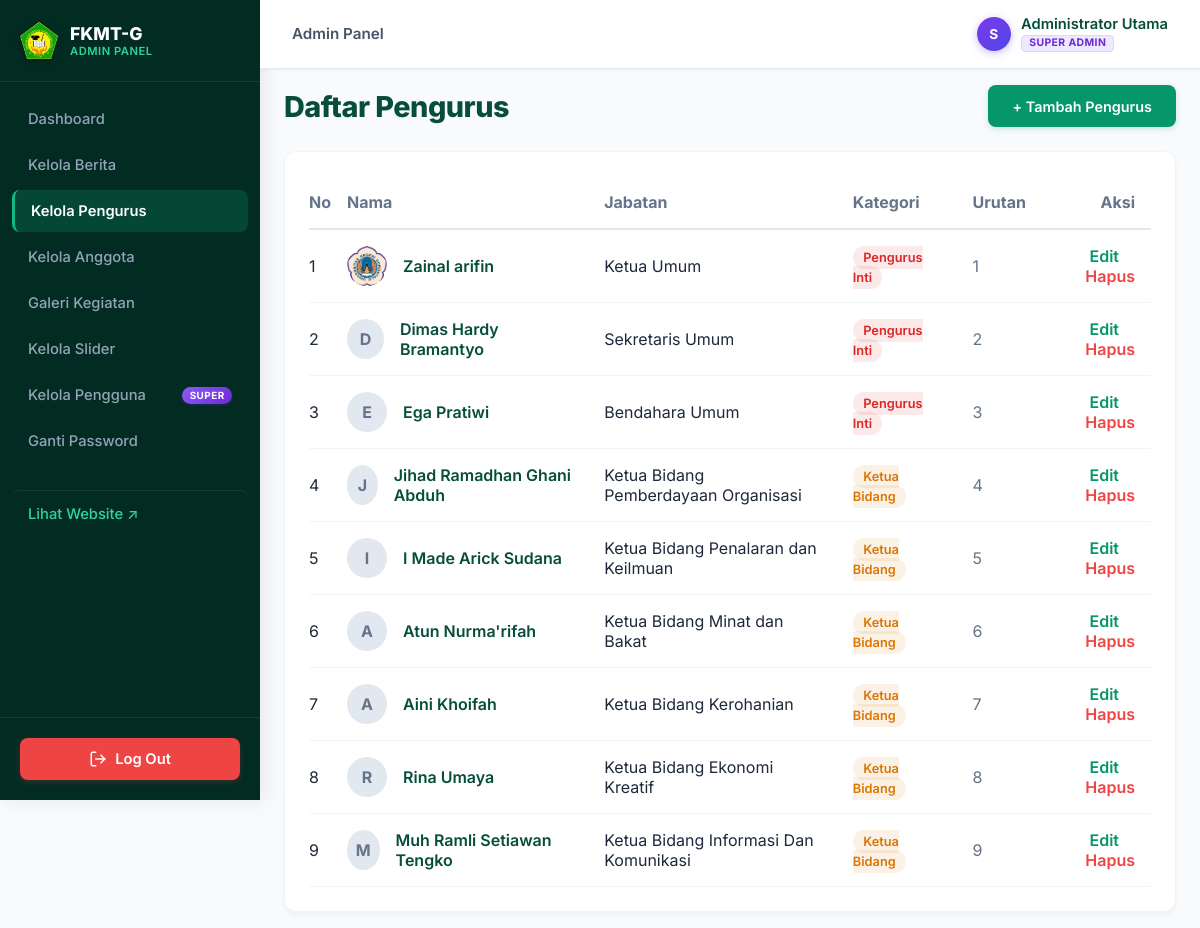
Page /admin/pengurus (signed in) on the committed database.
### tables this page shows
CREATE TABLE `pengurus` (
  `id` int(11) NOT NULL AUTO_INCREMENT,
  `nama` varchar(255) NOT NULL,
  `jabatan` varchar(150) NOT NULL,
  `deskripsi` text DEFAULT NULL,
  `foto` varchar(255) DEFAULT NULL,
  `urutan` int(11) DEFAULT 0,
  `kategori` enum('inti','harian','bidang') DEFAULT 'bidang',
  `created_at` timestamp NULL DEFAULT current_timestamp(),
  PRIMARY KEY (`id`)
);

### app/Controllers/AdminController.php (called while the page is built, shortened)
<?php
class AdminController {
    public function pengurus() {
        require_once __DIR__ . '/../../app/Models/Pengurus.php';
        $pengurusModel = new \app\Models\Pengurus();
        $semuaPengurus = $pengurusModel->readAll();
        require_once __DIR__ . '/../../views/admin/pengurus_index.php';
    }
}

### public/index.php (called while the page is built, shortened)
<?php
spl_autoload_register(function ($class) {
    $file = __DIR__ . '/../' . str_replace('\\', '/', $class) . '.php';
});
require_once __DIR__ . '/../routes/web.php';

### app/Config/Env.php (called while the page is built, shortened)
<?php
class Env {
    public static function load($path = null) {
        if ($path === null) {
            $path = dirname(__DIR__, 2) . '/.env';
        }
        if (!file_exists($path)) {
            return false;
        }
        return true;
    }
    public static function get($key, $default = null) {
        $value = getenv($key);
        if (is_string($value)) {
            $lower = strtolower($value);
            if ($lower === 'false') return false;
        }
        return $value;
    }
}

### app/Models/Pengurus.php (called while the page is built, shortened)
<?php
class Pengurus {
    private $conn;
    private $table_name = "pengurus";
    public function __construct() {
        $database = new Database();
        $this->conn = $database->getConnection();
    }
    public function readAll() {
        $query = "SELECT * FROM " . $this->table_name . " ORDER BY urutan ASC, created_at DESC";
        $stmt = $this->conn->prepare($query);
        $stmt->execute();
        return $stmt->fetchAll();
    }
}

### app/Config/Database.php (called while the page is built, shortened)
<?php
class Database {
    private $host;
    private $port;
    private $db_name;
    private $username;
    private $password;
    public $conn;
    public function __construct() {
        $this->host = Env::get('DB_HOST', '127.0.0.1');
        $this->port = Env::get('DB_PORT', '3306');
        $this->db_name = Env::get('DB_NAME', 'fkmtg_db');
        $this->username = Env::get('DB_USER', 'root');
        $this->password = Env::get('DB_PASS', '');
    }
    public function getConnection() {
        try {
            $dsn = "mysql:host=" . $this->host . ";port=" . $this->port . ";dbname=" . $this->db_name . ";charset=utf8mb4";
            $this->conn = new PDO($dsn, $this->username, $this->password);
            $this->conn->setAttribute(PDO::ATTR_ERRMODE, PDO::ERRMODE_EXCEPTION);
            $this->conn->setAttribute(PDO::ATTR_DEFAULT_FETCH_MODE, PDO::FETCH_ASSOC);
        } catch(PDOException $exception) {
            error_log('Koneksi database gagal: ' . $exception->getMessage());
            self::renderConnectionError($exception);
        }
        return $this->conn;
    }
}

### views/admin/pengurus_index.php (the view, shortened to what this page needs)
<div style="display: flex; justify-content: space-between; align-items: center; margin-bottom: 1.5rem;">
    <h1 class="page-title" style="margin-bottom:0;">Daftar Pengurus</h1>
    <a href="/admin/pengurus/tambah" class="btn-primary" style="padding: 0.8rem 1.5rem; font-size: 0.9rem;">+ Tambah Pengurus</a>
</div>
<div class="card">
    <table style="width: 100%; border-collapse: collapse; text-align: left;">
        <thead>
            <tr style="border-bottom: 2px solid #E2E8F0; color: #64748B;">
                <th style="padding: 1rem 0;">No</th>
                <th style="padding: 1rem;">Nama</th>
                <th style="padding: 1rem;">Jabatan</th>
                <th style="padding: 1rem;">Kategori</th>
                <th style="padding: 1rem;">Urutan</th>
                <th style="padding: 1rem; text-align: right;">Aksi</th>
            </tr>
        </thead>
        <tbody>
            <?php if(empty($semuaPengurus)): ?>
                <tr>
                    <td colspan="6" style="text-align:center; padding: 2rem;">Belum ada data pengurus.</td>
                </tr>
            <?php else: ?>
                <?php $no = 1; foreach($semuaPengurus as $p): ?>
                <tr style="border-bottom: 1px solid #F1F5F9;">
                    <td style="padding: 1rem 0;"><?= $no++ ?></td>
                    <td style="padding: 1rem;">
                        <div style="display: flex; align-items: center; gap: 1rem;">
                            <?php if(!empty($p['foto'])): ?>
                                <img src="/assets/images/pengurus/<?= htmlspecialchars($p['foto']) ?>" alt="Foto" style="width: 40px; height: 40px; object-fit: cover; border-radius: 50%;">
                            <?php else: ?>
                                <div style="width: 40px; height: 40px; background: #E2E8F0; border-radius: 50%; display: flex; align-items: center; justify-content: center; color: #64748B; font-weight: bold;">
                                    <?= strtoupper(substr($p['nama'], 0, 1)) ?>
                                </div>
                            <?php endif; ?>
                            <span style="font-weight: 600; color: #064E3B;"><?= htmlspecialchars($p['nama']) ?></span>
                        </div>
                    </td>
                    <td style="padding: 1rem;"><?= htmlspecialchars($p['jabatan']) ?></td>
                    <td style="padding: 1rem;">
                        <?php
                        $badgeBg = 'rgba(5,150,105,0.1)';
                        $badgeColor = '#059669';
                        $badgeLabel = 'Anggota Bidang';
                        if ($p['kategori'] === 'inti') {
                            $badgeBg = 'rgba(220,38,38,0.1)';
                            $badgeColor = '#DC2626';
                            $badgeLabel = 'Pengurus Inti';
                        } elseif ($p['kategori'] === 'harian') {
                            $badgeBg = 'rgba(217,119,6,0.1)';
                            $badgeColor = '#D97706';
                            $badgeLabel = 'Ketua Bidang';
                        }
                        ?>
                        <span style="background: <?= $badgeBg ?>; color: <?= $badgeColor ?>; padding: 0.25rem 0.65rem; border-radius: 50px; font-size: 0.8rem; font-weight: 600;">
                            <?= $badgeLabel ?>
                        </span>
                    </td>
                    <td style="padding: 1rem; color: #64748B;"><?= $p['urutan'] ?></td>
                    <td style="padding: 1rem; text-align: right;">
                        <a href="/admin/pengurus/edit/<?= $p['id'] ?>" style="color: #059669; text-decoration: none; margin-right: 1rem; font-weight:600;">Edit</a>
                        <a href="/admin/pengurus/hapus/<?= $p['id'] ?>" class="btn-delete" style="color: #EF4444; text-decoration: none; font-weight:600;">Hapus</a>
                    </td>
                </tr>
                <?php endforeach; ?>
            <?php endif; ?>
        </tbody>
    </table>
</div>
<?php require_once __DIR__ . '/../layouts/master_admin.php'; ?>

### public/assets/css/admin.css (style rules this page uses)
:root { --primary: #059669; --primary-dark: #047857; --dark: #064E3B; --light: #F8FAFC; --sidebar: #022C22; --text-muted: #64748B; --border-color: #E2E8F0; }
* { margin: 0; padding: 0; box-sizing: border-box; font-family: 'Inter', -apple-system, BlinkMacSystemFont, 'Segoe UI', Roboto, sans-serif; }
html, body { overflow-x: hidden; width: 100%; }
body { background: var(--light); color: #1E293B; display: flex; min-height: 100vh; }
.page-title { font-size: 1.8rem; font-weight: 800; color: var(--dark); letter-spacing: -0.5px; }
.card { background: white; border-radius: 12px; padding: 1.5rem; box-shadow: 0 4px 6px -1px rgba(0,0,0,0.04), 0 2px 4px -1px rgba(0,0,0,0.02); border: 1px solid #F1F5F9; max-width: 100%; overflow-x: auto; -webkit-overflow-scrolling: touch; }
.btn-primary { display: inline-flex; align-items: center; justify-content: center; gap: 0.4rem; background-color: var(--primary); color: white; padding: 0.65rem 1.25rem; border-radius: 8px; text-decoration: none; font-weight: 600; font-size: 0.92rem; transition: all 0.2s ease; border: none; cursor: pointer; box-shadow: 0 2px 6px rgba(5, 150, 105, 0.2); }

### rows in the picture
pengurus: foto (picture), nama "Zainal arifin", jabatan "Ketua Umum", kategori "Pengurus Inti", urutan "1"
pengurus: nama "D", nama "Dimas Hardy Bramantyo", jabatan "Sekretaris Umum", kategori "Pengurus Inti", urutan "2"
pengurus: nama "E", nama "Ega Pratiwi", jabatan "Bendahara Umum", kategori "Pengurus Inti", urutan "3"
pengurus: nama "J", nama "Jihad Ramadhan Ghani Abduh", jabatan "Ketua Bidang Pemberdayaan Organisasi", kategori "Ketua Bidang", urutan "4"
pengurus: nama "I", nama "I Made Arick Sudana", jabatan "Ketua Bidang Penalaran dan Keilmuan", kategori "Ketua Bidang", urutan "5"
pengurus: nama "A", nama "Atun Nurma'rifah", jabatan "Ketua Bidang Minat dan Bakat", kategori "Ketua Bidang", urutan "6"
pengurus: nama "A", nama "Aini Khoifah", jabatan "Ketua Bidang Kerohanian", kategori "Ketua Bidang", urutan "7"
pengurus: nama "R", nama "Rina Umaya", jabatan "Ketua Bidang Ekonomi Kreatif", kategori "Ketua Bidang", urutan "8"
pengurus: nama "M", nama "Muh Ramli Setiawan Tengko", jabatan "Ketua Bidang Informasi Dan Komunikasi", kategori "Ketua Bidang", urutan "9"

### other values in the picture
mb_substr($_SESSION['admin_username'] ?? 'A', 0, 1) "S"
$_SESSION['admin_nama'] "Administrator Utama"
